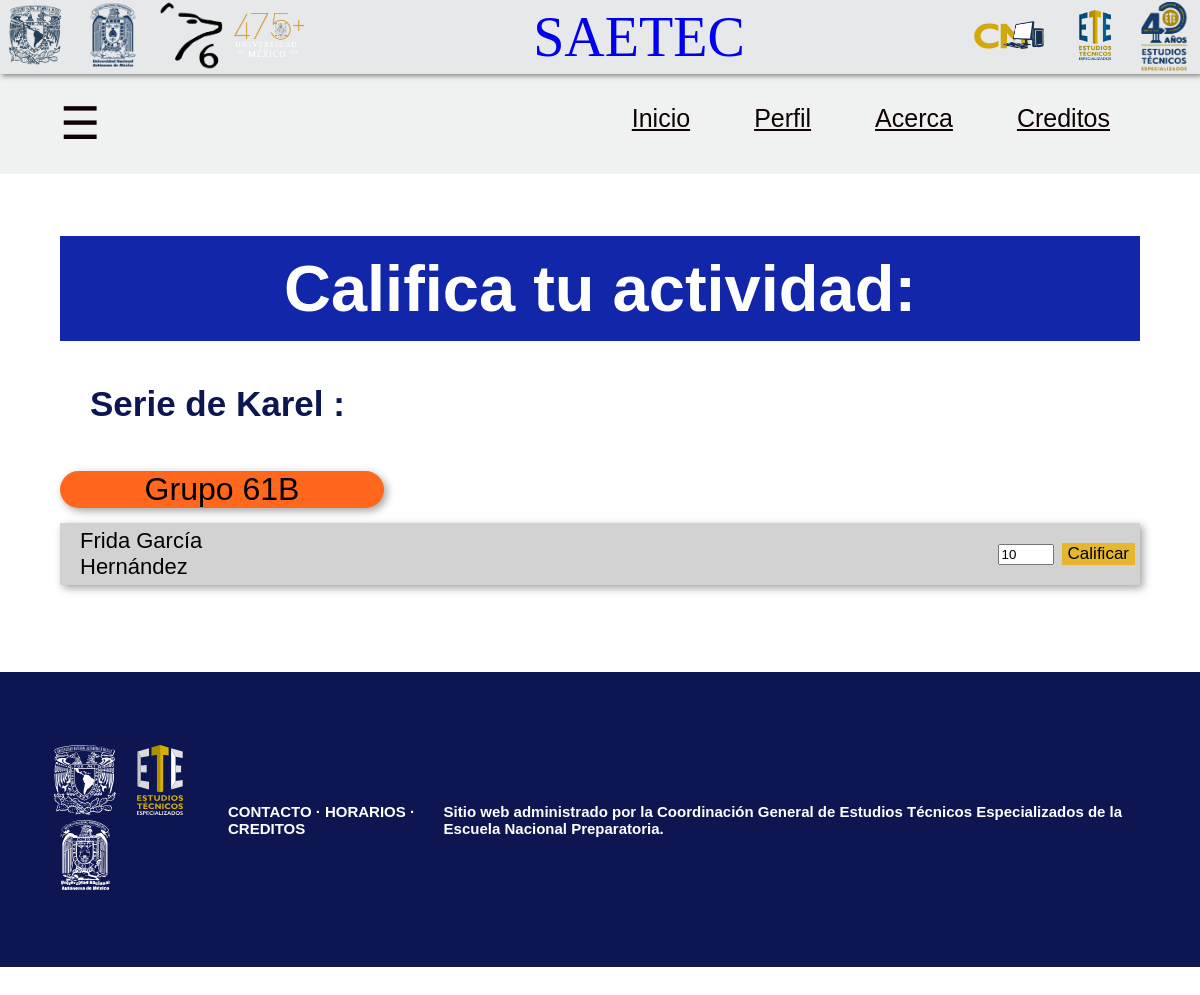
Page /templates/calif-act.php?id=1 on the committed database.
### tables this page shows
CREATE TABLE actividad (
    id_actividad INT PRIMARY KEY AUTO_INCREMENT,
    id_profesor INT NOT NULL,
    FOREIGN KEY (id_profesor) 
    REFERENCES profesor(id_profesor),
    nombre_actividad VARCHAR(30) NOT NULL,
    descripcion VARCHAR(100) NULL,
    fecha_entrega DATE NOT NULL
);

CREATE TABLE asignacion (
    id_asignacion INT PRIMARY KEY AUTO_INCREMENT,
    id_actividad INT NOT NULL,
    FOREIGN KEY (id_actividad) 
    REFERENCES actividad(id_actividad),
    id_estudiante INT NOT NULL,
    FOREIGN KEY (id_estudiante) 
    REFERENCES estudiante(id_estudiante),
    calificacion INT NULL
);

CREATE TABLE perfil (
    id_perfil INT PRIMARY KEY AUTO_INCREMENT,
    rol CHAR(1) DEFAULT 'E',
    nombre VARCHAR(30) NOT NULL,
    apellido_paterno VARCHAR(30) NOT NULL,
    apellido_materno VARCHAR(30),
    fecha_nacimiento DATE NOT NULL,
    correo CHAR(50) NOT NULL,
    contrasenha VARCHAR(100),
    foto_perfil VARCHAR(100)
);

### templates/calif-act.php (the view, shortened to what this page needs)
<?php
    function connect () {
        $conexion = mysqli_connect(DBHOST, DBUSER, PASSWORD, DB);
        return $conexion;
    }
    $conexion = connect ();
?>
<!DOCTYPE html>
<html lang="es">
<head>
    <link rel="stylesheet" href="../statics/style/calif-act.css">
    <link rel="stylesheet" href="../statics/style/barra-busqueda-head.css">
</head>
<body>
    <header>
        <div id="iconos_unam">
            <div class="logo-unam">
                <a href="https://www.unam.mx/">
                    <img class="iconos"src="../statics/img/logo-escudo-unam.png" alt="Escuedo de la UNAM">
                </a>
            </div>
            <div class="logo-enp">
                <a href="http://enp.unam.mx/">
                    <img class="iconos"src="../statics/img/logo_enp.jpeg" alt="Escuedo de la UNAM">
                </a>
            </div>
            <div class="logo-enp6">
                <a href="https://www.prepa6.unam.mx/ENP6/_P6/">
                    <img class="iconos"src="../statics/img/logo-prepa6.png" alt="Escuedo de la UNAM">
                </a>
            </div>
            <div class="logo-475años">
                <img class="iconos"src="../statics/img/logo-475años.png" alt="Escuedo de la UNAM">
            </div>
        </div>
        <div id="titulo_encabezado">
            <a href="./index.html">
                <p>SAETEC</p>
            </a>
        </div>
        <div id="iconos_ete">
            <div class="logo-compu">
                <a href="https://www.ete.enp.unam.mx/CM.html">
                    <img class="iconos" src="../statics/img/logo_compu.jpeg" alt="Escudo de el Estudio Tecnico Especializado en Computacion">
                </a>
            </div>
                <a href="https://www.ete.enp.unam.mx/">
                    <img class="iconos" src="../statics/img/logo-ete.png" alt="Escudo de los Estudios Tecnicos de la UNAM">
                </a>
            </div>
                    <img class="iconos" src="../statics/img/logo-ete-40años.png" alt="Escudo de los 40 años Estudios Tecnicos de la UNAM">
    </header>
    <?php
        include 'barrapro.php';
    ?>
    <?php
        $id_actividad = $_GET['id'];
    ?>
    <main>
        <div id="margen-content">
            <h1 class="tit">Califica tu actividad:</h1>
            <?php
                $query_act = mysqli_query($conexion, "SELECT * FROM actividad WHERE id_actividad = '$id_actividad'");
                $actividad = mysqli_fetch_assoc($query_act);
                echo"
                <h2 class='nom_act'>" . $actividad['nombre_actividad'] . "
                :" . $actividad['descripcion'] . "</h2>
                ";
            ?>
            <form action="?id=<?php echo $id_actividad; ?>" method="POST">
            <?php
                $consulta_grupos = "SELECT DISTINCT estudiante.id_grupo, grupo.nombre_grupo FROM asignacion JOIN estudiante ON asignacion.id_estudiante = estudiante.id_estudiante JOIN grupo ON estudiante.id_grupo = grupo.id_grupo WHERE asignacion.id_actividad = $id_actividad";
                $query_grupos = mysqli_query($conexion, $consulta_grupos);
                while($grupo = mysqli_fetch_assoc($query_grupos)) {
                    $id_grupo = $grupo['id_grupo'];
                    $lista_alumnos = "SELECT asignacion.id_asignacion, asignacion.calificacion, perfil.nombre, perfil.apellido_paterno, perfil.apellido_materno FROM asignacion JOIN perfil ON asignacion.id_estudiante = perfil.id_perfil JOIN estudiante ON asignacion.id_estudiante = estudiante.id_estudiante WHERE asignacion.id_actividad = '$id_actividad' AND estudiante.id_grupo = '$id_grupo'";
                    $query_alumnos = mysqli_query($conexion, $lista_alumnos);
                    echo"
                    <br><div class='grupo'>Grupo " . $grupo['nombre_grupo'] . "</div>
                    ";
                    while($asignacion = mysqli_fetch_assoc($query_alumnos)) {
                        echo"<div id='lista-alumnos'>
                            <span class='alumno'>" . $asignacion['nombre'] . " " . $asignacion['apellido_paterno'] . " " . $asignacion['apellido_materno'] . "</span>
                            <input type='number' name='calificacion[]' value='" . $asignacion['calificacion'] . "' min='0' max='10'>
                            <input type='hidden' name='id_asignacion[]' value='" . $asignacion['id_asignacion'] . "'>
                            <button type='submit' name='calificar' class='boton'>Calificar</button></div>
                        ";
                    }
                }
            ?>
            </form>
        </div>
    </main>
    <?php
            include 'footer.php';
    ?>
</body>
</html>

### statics/style/calif-act.css (style rules this page uses)
body { margin: 0%; padding: 0%; }
header { background-color: #E6E8E9; box-shadow: 2px 2px 5px rgb(0, 0, 0); display: flex; align-items: center; justify-content: space-between; }
.iconos { width: 70px; height: 70px; object-fit: contain; }
#iconos_unam { display: flex; align-items: center; gap: 8px; }
#iconos_unam .iconos { width: 70px; height: 70px; }
#titulo_encabezado { color: #0D1650; font-size: 3.5rem; font-weight: 400; flex: 1; text-align: center; }
#titulo_encabezado a { text-decoration: none; }
#titulo_encabezado p { margin: 0%; }
#iconos_ete { display: flex; align-items: center; gap: 8px; flex-shrink: 0; }
#iconos_ete .iconos { width: 70px; height: 50px; }
main { display: flex; flex-direction: row; justify-content: flex-start; gap: 15px; }
#margen-content { width: 90%; height: 100%; box-sizing: border-box; margin-left: 5%; margin-right: 5%; margin-top: 0%; }
.tit { background-color:#1226AA; padding: 15px; color: #ffffff; font-size: 65px; align-items: center; text-align: center; font-family: 'Gill Sans', 'Gill Sans MT', Calibri, 'Trebuchet MS', sans-serif; }
.nom_act { font-size: 35px; color: #0D1650; margin-left: 30px; margin-right: 30px; font-family:'Trebuchet MS', 'Lucida Sans Unicode', 'Lucida Grande', 'Lucida Sans', Arial, sans-serif; }
.grupo { background-color: #FF671D; border-radius: 20px; font-family: 'Gill Sans', 'Gill Sans MT', Calibri, 'Trebuchet MS', sans-serif; font-size: 32px; align-items: center; text-align: center; margin-bottom: 15px; width: 30%; box-shadow: 3px 3px 8px rgb(163, 163, 163); }
#lista-alumnos { display: flex; align-items: center; background-color: rgb(210, 210, 210); box-shadow: 3px 3px 8px rgb(163, 163, 163); margin-bottom: 7px; padding: 5px; gap: 8px; }
.alumno { margin-right: 72%; margin-left: 15px; font-size: 22px; font-family: 'Lucida Sans', 'Lucida Sans Regular', 'Lucida Grande', 'Lucida Sans Unicode', Geneva, Verdana, sans-serif }
.boton { background-color: #E6B72D; border: none; font-size: 17px; cursor: pointer; }

### statics/style/barra-busqueda-head.css (style rules this page uses)
body { margin: 0%; padding: 0%; }
header { background-color: #E6E8E9; box-shadow: 2px 2px 5px rgb(0, 0, 0); display: flex; align-items: center; justify-content: space-between; }
.iconos { width: 70px; height: 70px; object-fit: contain; }
#iconos_unam { display: flex; align-items: center; gap: 8px; }
#iconos_unam .iconos { width: 70px; height: 70px; }
#titulo_encabezado { color: #0D1650; font-size: 3.5rem; font-weight: 400; flex: 1; text-align: center; }
#titulo_encabezado a { text-decoration: none; }
#titulo_encabezado p { margin: 0%; }
#iconos_ete { display: flex; align-items: center; gap: 8px; flex-shrink: 0; }
#iconos_ete .iconos { width: 70px; height: 50px; }

### rows in the picture
actividad: nombre_actividad "Serie de Karel"
asignacion: perfil.nombre "Frida", perfil.apellido_paterno "García", perfil.apellido_materno "Hernández", calificacion "10"

### other values in the picture
$grupo['nombre_grupo'] "61B"
